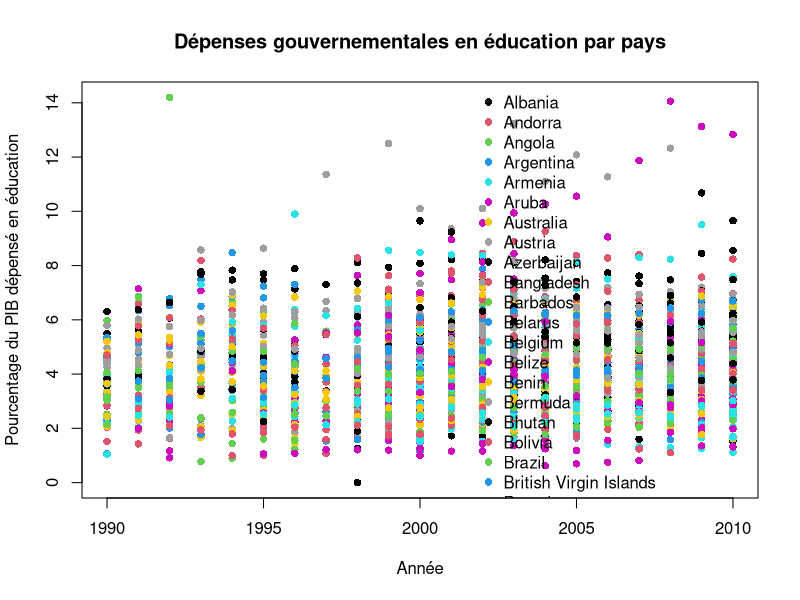

Reproduce this figure in R.
## ---- chunk 1
knitr::opts_chunk$set(echo = TRUE)
## ---- chunk 2
library(tidyverse)

annualdeath <- read.csv("../Dataset/annual-number-of-deaths-by-cause.csv", header = TRUE)
governmentEducationExpenditure  <- read.csv("../Dataset/total-government-expenditure-on-education-gdp.csv", header = TRUE)

## ---- chunk 3
annualdeath <- annualdeath %>% filter(Year<2011);
governmentEducationExpenditure <- governmentEducationExpenditure  %>% filter(Year<2011) %>%filter(Year>1989);
## ---- chunk 4
library(dplyr)
annualdeath <- annualdeath %>% filter(Code != "");
governmentEducationExpenditure <- governmentEducationExpenditure  %>% filter(Code != "");

## ---- chunk 5
colnames(annualdeath) <- c("Country","Code","Year","Meningitis","Alzheimers disease","Parkinsons disease","Nutritional deficiencies","Malaria",
"Drowning","Interpersonal violence", "Maternal disorders", "HIV AIDS" , "Drug use disorders", "Tuberculosis", "Cardiovascular diseases", "Lower respiratory infections", "Neonatal disorders","Alcohol use disorders", "Self harm", "Exposure to forces of nature", "Diarrheal diseases", "Environmental heat and cold exposure", "Neoplasms", "Conflict and terrorism", "Diabetes mellitus", "Chronic kidney disease", "Poisonings", "Protein energy malnutrition", "Road injuries", "Chronic respiratory diseases", "Cirrhosis and other chronic liver diseases", "Digestive diseases","Fire heat and hot substances","Acute hepatitis", "Measles"
)
colnames(governmentEducationExpenditure) <- c("Country","Code","Year","Percent of GPD spent in Education")
## ---- chunk 6

annualdeath <- select(annualdeath,-Code, -`Interpersonal violence`, -`Fire heat and hot substances`, -`Road injuries`, -`Conflict and terrorism`, -`Exposure to forces of nature`, -`Self harm` )
governmentEducationExpenditure <- select(governmentEducationExpenditure, -Code)

## ---- chunk 7
pays_non_observés_annual_death <- annualdeath %>% group_by(Country) %>% filter(n() < 5)
pays_non_observés_annual_death <- pays_non_observés_annual_death %>% group_by(Country) %>% count()
pays_non_government_exp <- governmentEducationExpenditure %>% group_by(Country) %>% filter(n() < 5)
pays_non_government_exp <- pays_non_government_exp %>% group_by(Country) %>% count()
print(pays_non_government_exp)
print(pays_non_observés_annual_death)
## ---- chunk 8
governmentEducationExpenditure <- governmentEducationExpenditure %>% group_by(Country) %>% filter(n() > 5)
annualdeath <- annualdeath %>% group_by(Country) %>% filter(n() > 5)
## ---- chunk 9
governmentEducationExpenditure %>% group_by(Country)%>%count()
## ---- chunk 10
governmentEducationExpenditure %>% group_by(Country)%>%summarise() %>% nrow()
## ---- chunk 11
# Supposons que votre ensemble de données s'appelle `depenses_gouvernementales`

# Sélectionner les pays pour lesquels vous souhaitez tracer le nuage de points

# Tracer le nuage de points
plot(`Percent of GPD spent in Education` ~ Year, data = governmentEducationExpenditure,
     main = "Dépenses gouvernementales en éducation par pays",   # Titre du graphique
     xlab = "Année",                                           # Étiquette de l'axe X
     ylab = "Pourcentage du PIB dépensé en éducation",         # Étiquette de l'axe Y
     col = as.numeric(factor(Country)), # Couleur différente pour chaque pays
     pch = 16,                                                 # Type de marqueur (cercle plein)
     xlim = c(min(Year), max(Year)), # Limites de l'axe X
     ylim = c(0, max(`Percent of GPD spent in Education`)) # Limites de l'axe Y
)
legend("topright", legend = levels(factor(governmentEducationExpenditure$Country)), 
       col = 1:length(levels(factor(governmentEducationExpenditure$Country))), pch = 16, bty = "n")
